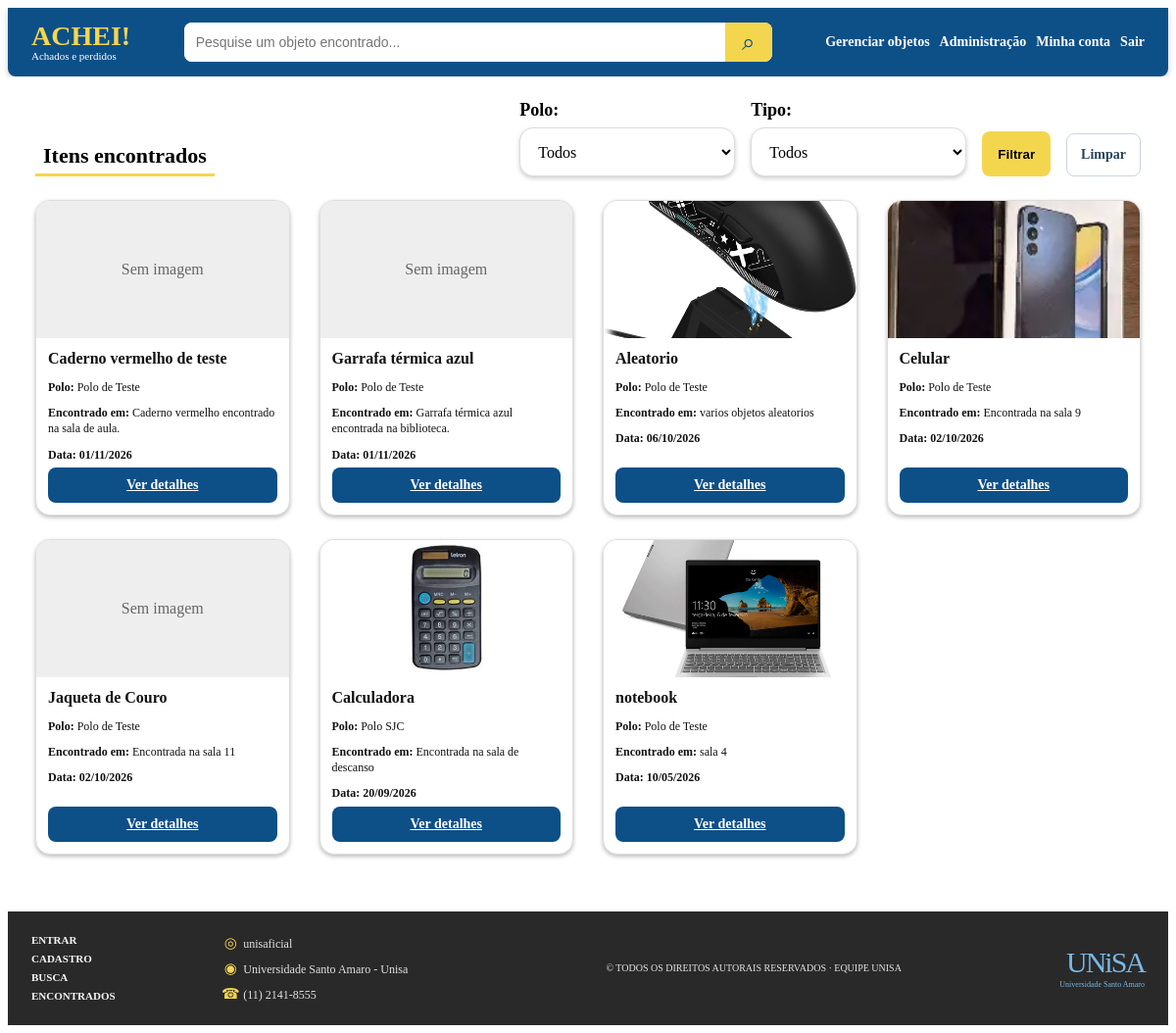
Screenshot of /buscar.php (signed in) with the database file from the repository.
### tables this page shows
CREATE TABLE `objetos` (
  `id` int(11) NOT NULL,
  `usuario_id` int(11) NOT NULL,
  `polo_id` int(11) NOT NULL,
  `titulo` varchar(100) NOT NULL,
  `descricao` text NOT NULL,
  `categoria` varchar(50) NOT NULL,
  `data_ocorrencia` date NOT NULL,
  `imagem` varchar(255) DEFAULT NULL,
  `status` enum('disponivel','retirado') NOT NULL DEFAULT 'disponivel',
  `criado_em` timestamp NOT NULL DEFAULT current_timestamp()
);

CREATE TABLE `polos` (
  `id` int(11) NOT NULL,
  `nome` varchar(100) NOT NULL,
  `cep` varchar(9) NOT NULL,
  `logradouro` varchar(150) NOT NULL,
  `bairro` varchar(100) NOT NULL,
  `cidade` varchar(100) NOT NULL,
  `estado` char(2) NOT NULL,
  `numero` varchar(20) NOT NULL,
  `complemento` varchar(100) DEFAULT NULL,
  `contato` varchar(100) NOT NULL,
  `criado_em` timestamp NOT NULL DEFAULT current_timestamp()
);

### buscar.php (the view, shortened to what this page needs)
<?php
require_once __DIR__ . "/config/conexao.php";
$sql = "SELECT o.id, o.titulo, o.descricao, o.categoria, o.data_ocorrencia,
               p.nome AS nome_polo, p.cidade, p.estado,
               COALESCE(
                   (SELECT f.caminho FROM fotos_objetos f
                    WHERE f.objeto_id = o.id ORDER BY f.foto_numero ASC LIMIT 1),
                   o.imagem
               ) AS foto
        FROM objetos o
        INNER JOIN polos p ON p.id = o.polo_id
        WHERE o.status = 'disponivel'";
$params = [];
$sql .= " ORDER BY o.data_ocorrencia DESC, o.id DESC";
$stmt = $pdo->prepare($sql);
$stmt->execute($params);
$objetos = $stmt->fetchAll();
function dataFormatada(string $data): string {
    return date("d/m/Y", strtotime($data));
}
?><!DOCTYPE html>
<html lang="pt-BR">
<head>
    <link rel="stylesheet" href="assets/css/style.css">
    <link rel="stylesheet" href="assets/css/listagem.css">
</head>
<body class="pagina-com-rodape">
<?php include __DIR__ . "/includes/menu.php"; ?>
<main class="busca-pagina">
    <div class="busca-cabecalho">
        <h1>Itens encontrados</h1>
        <form class="busca-filtros" method="GET" action="buscar.php">
            <label>
                <span>Polo:</span>
                <select name="polo">
                    <option value="">Todos</option>
                </select>
            </label>
            <label>
                <span>Tipo:</span>
                <select name="tipo">
                    <option value="">Todos</option>
                </select>
            </label>
            <button type="submit" class="busca-aplicar-filtros">Filtrar</button>
            <a class="busca-limpar" href="buscar.php">Limpar</a>
        </form>
    </div>
    <?php if ($objetos): ?>
        <section class="objetos-grade" aria-label="Objetos encontrados">
            <?php foreach ($objetos as $objeto): ?>
                <article class="objeto-card">
                    <?php if (!empty($objeto["foto"])): ?>
                        <img src="<?= htmlspecialchars($objeto["foto"]) ?>" alt="<?= htmlspecialchars($objeto["titulo"]) ?>">
                    <?php else: ?>
                        <div class="objeto-card-sem-foto">Sem imagem</div>
                    <?php endif; ?>
                    <div class="objeto-card-conteudo">
                        <h2><?= htmlspecialchars($objeto["titulo"]) ?></h2>
                        <p><strong>Polo:</strong> <?= htmlspecialchars($objeto["nome_polo"]) ?></p>
                        <p><strong>Encontrado em:</strong> <?= htmlspecialchars($objeto["descricao"]) ?></p>
                        <p class="objeto-card-data">Data: <?= dataFormatada($objeto["data_ocorrencia"]) ?></p>
                        <a class="botao-detalhes-card" href="detalhes.php?id=<?= (int) $objeto["id"] ?>">Ver detalhes</a>
                    </div>
                </article>
            <?php endforeach; ?>
        </section>
    <?php else: ?>
        <p class="busca-vazia">Nenhum objeto encontrado. <a href="buscar.php">Limpar pesquisa e filtros</a>.</p>
    <?php endif; ?>
</main>
<?php include __DIR__ . "/includes/rodape.php"; ?>
</body>
</html>

### assets/css/style.css (style rules this page uses)
body.pagina-com-rodape { display: flex; flex-direction: column; min-height: calc(100vh - 16px); }
body.pagina-com-rodape > main { flex: 1 0 auto; }

### assets/css/listagem.css (style rules this page uses)
.busca-pagina { max-width: 1400px; min-height: 620px; margin: 0 auto; padding: 24px 28px 30px; background: #fff; box-sizing: border-box; }
.busca-cabecalho { display: flex; align-items: end; justify-content: space-between; gap: 28px; margin-bottom: 24px; }
.busca-cabecalho h1 { margin: 0; padding: 0 8px 5px; font-size: 22px; border-bottom: 3px solid #f4d64e; }
.busca-filtros { display: flex; gap: 16px; align-items: end; }
.busca-filtros label { display: grid; gap: 7px; min-width: 220px; }
.busca-filtros label span { font-size: 18px; font-weight: 700; }
.busca-filtros select { width: 100%; min-width: 0; height: 50px; padding: 0 14px; border: 1px solid #ddd; border-radius: 14px; box-shadow: 0 2px 4px #0003; background: #fff; font: inherit; box-sizing: border-box; }
.busca-aplicar-filtros { height: 46px; padding: 0 16px; border: 0; border-radius: 8px; background: #f4d64e; font-weight: 700; cursor: pointer; box-sizing: border-box; min-width: 0; }
.objetos-grade { display: grid; grid-template-columns: repeat(4, minmax(0, 1fr)); gap: 24px 30px; }
.objeto-card { display: flex; flex-direction: column; overflow: hidden; color: #111; border: 1px solid #ddd; border-radius: 15px; background: #fff; box-shadow: 0 2px 4px #0004; transition: transform .15s ease, box-shadow .15s ease; }
.objeto-card > img { display: block; width: 100%; height: 140px; object-fit: cover; }
.objeto-card-sem-foto { display: grid; height: 140px; place-items: center; color: #666; background: #eee; }
.objeto-card-conteudo { display: flex; flex: 1; flex-direction: column; padding: 12px; }
.objeto-card-conteudo h2 { margin: 0 0 7px; font-size: 16px; }
.objeto-card-conteudo p { margin: 5px 0; font-size: 12px; line-height: 1.35; }
.objeto-card-data { font-weight: 700; }
.botao-detalhes-card { display: block; margin-top: auto; padding: 10px 12px; border-radius: 8px; background: #0D4F87; color: #fff; font-size: 14px; font-weight: 700; text-align: center; transition: background-color .15s ease; }
.busca-limpar { display: inline-flex; min-height: 44px; align-items: center; justify-content: center; padding: 0 14px; border: 1px solid #cbd5df; border-radius: 8px; background: #fff; color: #28445c; font-size: 14px; font-weight: 700; text-decoration: none; transition: background-color .15s ease, border-color .15s ease; box-sizing: border-box; min-width: 0; }

### rows the page displays
objetos: shows "Sem imagem", titulo "Caderno vermelho de teste", polo.nome "Polo de Teste", descricao "Caderno vermelho encontrado na sala de aula.", data_ocorrencia "01/11/2026"
objetos: shows "Sem imagem", titulo "Garrafa térmica azul", polo.nome "Polo de Teste", descricao "Garrafa térmica azul encontrada na biblioteca.", data_ocorrencia "01/11/2026"
objetos: shows a picture, titulo "Aleatorio", polo.nome "Polo de Teste", descricao "varios objetos aleatorios", data_ocorrencia "06/10/2026"
objetos: shows a picture, titulo "Celular", polo.nome "Polo de Teste", descricao "Encontrada na sala 9", data_ocorrencia "02/10/2026"
objetos: shows "Sem imagem", titulo "Jaqueta de Couro", polo.nome "Polo de Teste", descricao "Encontrada na sala 11", data_ocorrencia "02/10/2026"
objetos: shows a picture, titulo "Calculadora", polo.nome "Polo SJC", descricao "Encontrada na sala de descanso", data_ocorrencia "20/09/2026"
objetos: shows a picture, titulo "notebook", polo.nome "Polo de Teste", descricao "sala 4", data_ocorrencia "10/05/2026"
